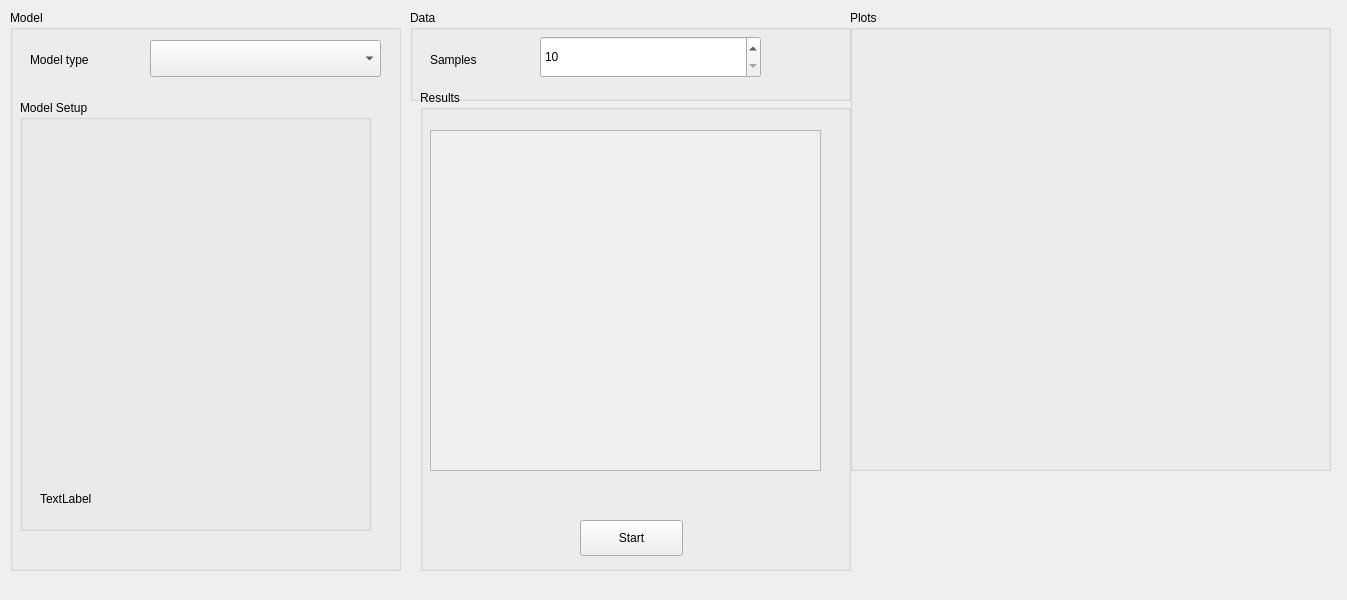
<?xml version="1.0" encoding="UTF-8"?>
<ui version="4.0">
 <class>MainWindow</class>
 <widget class="QMainWindow" name="MainWindow">
  <property name="geometry">
   <rect>
    <x>0</x>
    <y>0</y>
    <width>1347</width>
    <height>600</height>
   </rect>
  </property>
  <property name="windowTitle">
   <string>Model Identification</string>
  </property>
  <widget class="QWidget" name="centralwidget">
   <widget class="QGroupBox" name="groupBox">
    <property name="geometry">
     <rect>
      <x>10</x>
      <y>10</y>
      <width>391</width>
      <height>561</height>
     </rect>
    </property>
    <property name="title">
     <string>Model</string>
    </property>
    <widget class="QComboBox" name="comboBoxModel">
     <property name="geometry">
      <rect>
       <x>140</x>
       <y>30</y>
       <width>231</width>
       <height>37</height>
      </rect>
     </property>
    </widget>
    <widget class="QLabel" name="label">
     <property name="geometry">
      <rect>
       <x>20</x>
       <y>40</y>
       <width>91</width>
       <height>19</height>
      </rect>
     </property>
     <property name="text">
      <string>Model type</string>
     </property>
    </widget>
    <widget class="QGroupBox" name="groupBox_2">
     <property name="geometry">
      <rect>
       <x>10</x>
       <y>90</y>
       <width>351</width>
       <height>431</height>
      </rect>
     </property>
     <property name="title">
      <string>Model Setup</string>
     </property>
     <widget class="QLabel" name="labelModel">
      <property name="geometry">
       <rect>
        <x>20</x>
        <y>378</y>
        <width>321</width>
        <height>41</height>
       </rect>
      </property>
      <property name="text">
       <string>TextLabel</string>
      </property>
     </widget>
     <widget class="QWidget" name="formLayoutWidget">
      <property name="geometry">
       <rect>
        <x>20</x>
        <y>30</y>
        <width>331</width>
        <height>341</height>
       </rect>
      </property>
      <layout class="QFormLayout" name="formLayoutModelSetup"/>
     </widget>
    </widget>
   </widget>
   <widget class="QGroupBox" name="groupBox_3">
    <property name="geometry">
     <rect>
      <x>410</x>
      <y>10</y>
      <width>441</width>
      <height>91</height>
     </rect>
    </property>
    <property name="title">
     <string>Data</string>
    </property>
    <widget class="QLabel" name="label_2">
     <property name="geometry">
      <rect>
       <x>20</x>
       <y>40</y>
       <width>91</width>
       <height>19</height>
      </rect>
     </property>
     <property name="text">
      <string>Samples</string>
     </property>
    </widget>
    <widget class="QSpinBox" name="spinBoxSamples">
     <property name="geometry">
      <rect>
       <x>130</x>
       <y>26</y>
       <width>221</width>
       <height>42</height>
      </rect>
     </property>
     <property name="minimum">
      <number>10</number>
     </property>
     <property name="maximum">
      <number>1000</number>
     </property>
     <property name="singleStep">
      <number>1</number>
     </property>
    </widget>
   </widget>
   <widget class="QGroupBox" name="groupBox_4">
    <property name="geometry">
     <rect>
      <x>420</x>
      <y>90</y>
      <width>431</width>
      <height>481</height>
     </rect>
    </property>
    <property name="title">
     <string>Results</string>
    </property>
    <widget class="QPushButton" name="pushButtonStart">
     <property name="geometry">
      <rect>
       <x>160</x>
       <y>430</y>
       <width>103</width>
       <height>36</height>
      </rect>
     </property>
     <property name="text">
      <string>Start</string>
     </property>
    </widget>
    <widget class="QScrollArea" name="scrollAreaResults">
     <property name="geometry">
      <rect>
       <x>10</x>
       <y>40</y>
       <width>391</width>
       <height>341</height>
      </rect>
     </property>
     <property name="widgetResizable">
      <bool>true</bool>
     </property>
     <widget class="QWidget" name="scrollAreaWidgetContents">
      <property name="geometry">
       <rect>
        <x>0</x>
        <y>0</y>
        <width>387</width>
        <height>337</height>
       </rect>
      </property>
     </widget>
    </widget>
   </widget>
   <widget class="QGroupBox" name="groupBox_5">
    <property name="geometry">
     <rect>
      <x>850</x>
      <y>10</y>
      <width>481</width>
      <height>461</height>
     </rect>
    </property>
    <property name="title">
     <string>Plots</string>
    </property>
    <widget class="QWidget" name="verticalLayoutWidget">
     <property name="geometry">
      <rect>
       <x>20</x>
       <y>30</y>
       <width>451</width>
       <height>411</height>
      </rect>
     </property>
     <layout class="QVBoxLayout" name="verticalLayoutPlot"/>
    </widget>
   </widget>
  </widget>
 </widget>
 <resources/>
 <connections/>
</ui>
